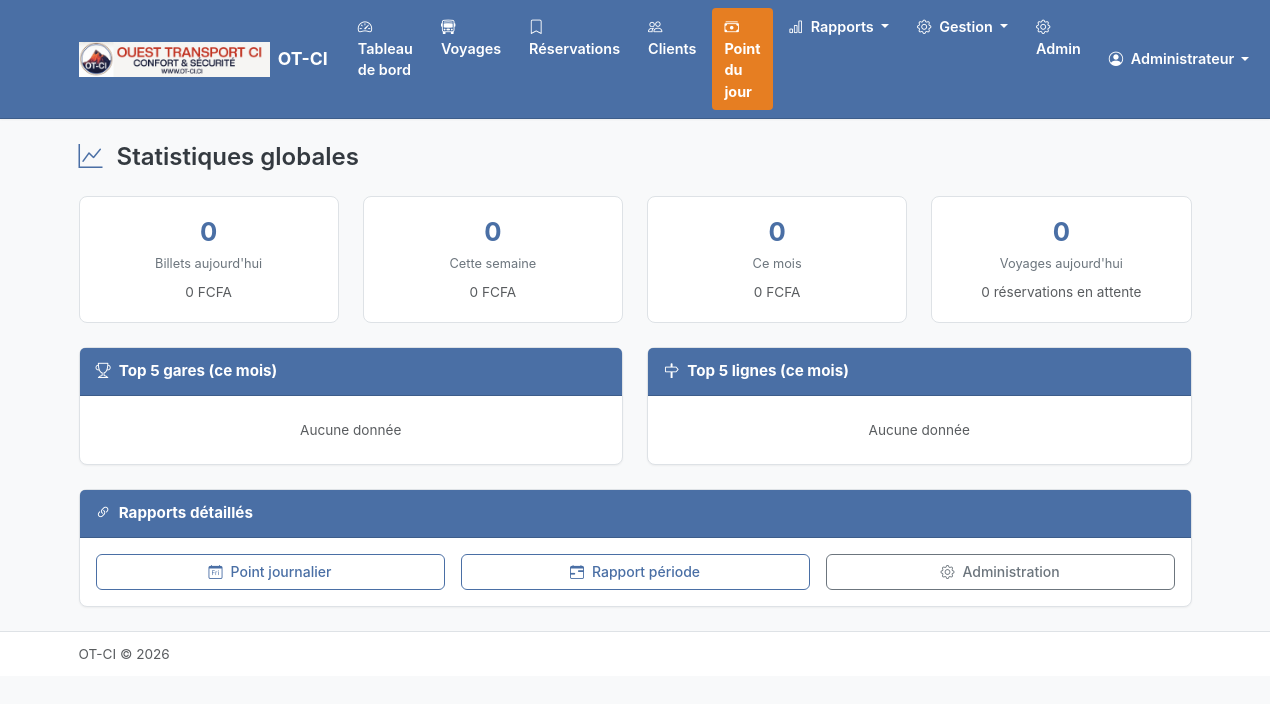
Page /comptabilite/statistiques/ (signed in) on the committed database.
### apps/compagnie/models.py (models this page shows, shortened)
class Compagnie(models.Model):
    nom = models.CharField(max_length=200, verbose_name="Nom de la compagnie")
    logo = models.ImageField(
        upload_to='logos/',
        blank=True,
        null=True,
        verbose_name="Logo"
    )
    nom_pdg = models.CharField(max_length=200, verbose_name="Nom du PDG")
    adresse = models.TextField(blank=True, verbose_name="Adresse")
    telephone = models.CharField(max_length=20, blank=True, verbose_name="Téléphone")
    email = models.EmailField(blank=True, verbose_name="Email")
    utiliser_souche = models.BooleanField(
        default=False,
        verbose_name="Imprimer avec souche",
        help_text="Si activé, chaque ticket payé sera imprimé avec une souche détachable pour la compagnie"
    )
    date_creation = models.DateTimeField(auto_now_add=True)
    date_modification = models.DateTimeField(auto_now=True)
    class Meta:
        verbose_name = "Compagnie"
        verbose_name_plural = "Compagnie"
    @classmethod
    def get_instance(cls):
        return cls.objects.first()

### apps/personnel/models.py (models this page shows, shortened)
class Utilisateur(AbstractUser):
    ROLE_CHOICES = [
        ('pdg', 'PDG'),
        ('super_admin', 'Super Administrateur'),
        ('manager', 'Manager'),
        ('chef_gare', 'Chef de Gare'),
        ('guichetier', 'Guichetier'),
    ]
    nom_complet = models.CharField(max_length=200, verbose_name="Nom complet")
    telephone = models.CharField(max_length=20, blank=True, verbose_name="Téléphone")
    role = models.CharField(
        max_length=20,
        choices=ROLE_CHOICES,
        default='guichetier',
        verbose_name="Rôle"
    )
    gare = models.ForeignKey(
        'gares.Gare',
        on_delete=models.SET_NULL,
        null=True,
        blank=True,
        related_name='utilisateurs',
        verbose_name="Gare"
    )
    actif = models.BooleanField(default=True, verbose_name="Actif")
    date_creation = models.DateTimeField(auto_now_add=True)
    date_modification = models.DateTimeField(auto_now=True)
    objects = UtilisateurManager()
    EMAIL_FIELD = 'email'
    USERNAME_FIELD = 'username'
    REQUIRED_FIELDS = ['nom_complet']
    class Meta:
        verbose_name = "Utilisateur"
        verbose_name_plural = "Utilisateurs"
        ordering = ['nom_complet']
    @property
    def is_super_admin(self):
        return self.role == 'super_admin'
    @property
    def has_global_access(self):
        return self.role in ['pdg', 'super_admin', 'manager']

### apps/comptabilite/views.py (the view)
# urls.py: path('statistiques/', views.StatistiquesView.as_view(), name='statistiques'),
class StatistiquesView(LoginRequiredMixin, UserPassesTestMixin, TemplateView):
    template_name = 'comptabilite/statistiques.html'
    def test_func(self):
        return self.request.user.has_global_access
    def get_context_data(self, **kwargs):
        context = super().get_context_data(**kwargs)
        today = timezone.now().date()
        billets_jour = Billet.objects.filter(
            statut='paye',
            date_paiement__date=today
        )
        context['jour_billets'] = billets_jour.count()
        context['jour_montant'] = billets_jour.aggregate(Sum('montant'))['montant__sum'] or 0
        debut_semaine = today - timedelta(days=today.weekday())
        billets_semaine = Billet.objects.filter(
            statut='paye',
            date_paiement__date__gte=debut_semaine,
            date_paiement__date__lte=today
        )
        context['semaine_billets'] = billets_semaine.count()
        context['semaine_montant'] = billets_semaine.aggregate(Sum('montant'))['montant__sum'] or 0
        debut_mois = today.replace(day=1)
        billets_mois = Billet.objects.filter(
            statut='paye',
            date_paiement__date__gte=debut_mois,
            date_paiement__date__lte=today
        )
        context['mois_billets'] = billets_mois.count()
        context['mois_montant'] = billets_mois.aggregate(Sum('montant'))['montant__sum'] or 0
        context['top_gares'] = Billet.objects.filter(
            statut='paye',
            date_paiement__date__gte=debut_mois
        ).values(
            'voyage__gare__nom'
        ).annotate(
            total=Sum('montant')
        ).order_by('-total')[:5]
        context['top_lignes'] = Billet.objects.filter(
            statut='paye',
            date_paiement__date__gte=debut_mois
        ).values(
            'voyage__ligne__nom'
        ).annotate(
            total=Sum('montant')
        ).order_by('-total')[:5]
        context['reservations_attente'] = Billet.objects.filter(
            statut='reserve',
            voyage__date_depart__gte=today
        ).count()
        context['voyages_jour'] = Voyage.objects.filter(date_depart=today).count()
        return context

### templates/comptabilite/statistiques.html (shortened to what this page needs)
{% extends 'base.html' %}
{% load custom_filters %}
{% block content %}
<div class="container">
    <div class="d-flex justify-content-between align-items-center mb-4">
        <h2 class="mb-0">
            <i class="bi bi-graph-up me-2 text-accent"></i>
            Statistiques globales
        </h2>
    </div>
    <div class="row g-4 mb-4">
        <div class="col-md-3">
            <div class="stat-card">
                <div class="stat-value">{{ jour_billets }}</div>
                <div class="stat-label">Billets aujourd'hui</div>
                <div class="mt-2 small text-muted">{{ jour_montant|format_montant }} FCFA</div>
            </div>
        </div>
        <div class="col-md-3">
            <div class="stat-card">
                <div class="stat-value">{{ semaine_billets }}</div>
                <div class="stat-label">Cette semaine</div>
                <div class="mt-2 small text-muted">{{ semaine_montant|format_montant }} FCFA</div>
            </div>
        </div>
        <div class="col-md-3">
            <div class="stat-card">
                <div class="stat-value">{{ mois_billets }}</div>
                <div class="stat-label">Ce mois</div>
                <div class="mt-2 small text-muted">{{ mois_montant|format_montant }} FCFA</div>
            </div>
        </div>
        <div class="col-md-3">
            <div class="stat-card">
                <div class="stat-value">{{ voyages_jour }}</div>
                <div class="stat-label">Voyages aujourd'hui</div>
                <div class="mt-2 small text-muted">{{ reservations_attente }} réservations en attente</div>
            </div>
        </div>
    </div>
    <div class="row g-4">
        <div class="col-lg-6">
            <div class="card">
                <div class="card-header">
                    <i class="bi bi-trophy me-2"></i>Top 5 gares (ce mois)
                </div>
                <div class="card-body p-0">
                    {% if top_gares %}
                    <div class="table-responsive">
                        <table class="table mb-0">
                            <thead>
                                <tr>
                                    <th>#</th>
                                    <th>Gare</th>
                                    <th class="text-end">Montant</th>
                                </tr>
                            </thead>
                            <tbody>
                                {% for gare in top_gares %}
                                <tr>
                                    <td>
                                        {% if forloop.counter == 1 %}
                                            <span class="badge bg-warning text-dark">1</span>
                                        {% elif forloop.counter == 2 %}
                                            <span class="badge bg-secondary">2</span>
                                        {% elif forloop.counter == 3 %}
                                            <span class="badge bg-danger">3</span>
                                        {% else %}
                                            {{ forloop.counter }}
                                        {% endif %}
                                    </td>
                                    <td>{{ gare.voyage__gare__nom }}</td>
                                    <td class="text-end">
                                        <strong>{{ gare.total|format_montant }}</strong> FCFA
                                    </td>
                                </tr>
                                {% endfor %}
                            </tbody>
                        </table>
                    </div>
                    {% else %}
                    <div class="text-center py-4 text-muted">Aucune donnée</div>
                    {% endif %}
                </div>
            </div>
        </div>
        <div class="col-lg-6">
            <div class="card">
                <div class="card-header">
                    <i class="bi bi-signpost me-2"></i>Top 5 lignes (ce mois)
                </div>
                <div class="card-body p-0">
                    {% if top_lignes %}
                    <div class="table-responsive">
                        <table class="table mb-0">
                            <thead>
                                <tr>
                                    <th>#</th>
                                    <th>Ligne</th>
                                    <th class="text-end">Montant</th>
                                </tr>
                            </thead>
                            <tbody>
                                {% for ligne in top_lignes %}
                                <tr>
                                    <td>
                                        {% if forloop.counter == 1 %}
                                            <span class="badge bg-warning text-dark">1</span>
                                        {% elif forloop.counter == 2 %}
                                            <span class="badge bg-secondary">2</span>
                                        {% elif forloop.counter == 3 %}
                                            <span class="badge bg-danger">3</span>
                                        {% else %}
                                            {{ forloop.counter }}
                                        {% endif %}
                                    </td>
                                    <td>{{ ligne.voyage__ligne__nom }}</td>
                                    <td class="text-end">
                                        <strong>{{ ligne.total|format_montant }}</strong> FCFA
                                    </td>
                                </tr>
                                {% endfor %}
                            </tbody>
                        </table>
                    </div>
                    {% else %}
                    <div class="text-center py-4 text-muted">Aucune donnée</div>
                    {% endif %}
                </div>
            </div>
        </div>
    </div>
    <div class="card mt-4">
        <div class="card-header">
            <i class="bi bi-link-45deg me-2"></i>Rapports détaillés
        </div>
        <div class="card-body">
            <div class="row g-3">
                <div class="col-md-4">
                    <a href="{% url 'comptabilite:point_journalier' %}" class="btn btn-outline-primary w-100">
                        <i class="bi bi-calendar-day me-2"></i>Point journalier
                    </a>
                </div>
                <div class="col-md-4">
                    <a href="{% url 'comptabilite:rapport_periode' %}" class="btn btn-outline-primary w-100">
                        <i class="bi bi-calendar-range me-2"></i>Rapport période
                    </a>
                </div>
                <div class="col-md-4">
                    <a href="{% url 'admin:index' %}" class="btn btn-outline-secondary w-100">
                        <i class="bi bi-gear me-2"></i>Administration
                    </a>
                </div>
            </div>
        </div>
    </div>
</div>
{% endblock %}

### templates/base.html (shortened to what this page needs)
{% load static %}
<!DOCTYPE html>
<html lang="fr">
<head>
    <link href="https://cdn.jsdelivr.net/npm/bootstrap@5.3.2/dist/css/bootstrap.min.css" rel="stylesheet">
    <link href="https://cdn.jsdelivr.net/npm/bootstrap-icons@1.11.1/font/bootstrap-icons.css" rel="stylesheet">
    <link href="{% static 'css/custom.css' %}" rel="stylesheet">
</head>
<body>
    <nav class="navbar navbar-expand-lg navbar-dark sticky-top">
        <div class="container">
            <a class="navbar-brand d-flex align-items-center" href="{% url 'guichet:dashboard' %}">
                {% if compagnie and compagnie.logo %}
                    <img src="{{ compagnie.logo.url }}" alt="Logo" height="35" class="me-2">
                {% endif %}
                <span>{% if compagnie %}{{ compagnie.nom }}{% else %}Gestion Billetterie{% endif %}</span>
            </a>
            <div class="collapse navbar-collapse" id="navbarNav">
                {% if user.is_authenticated %}
                <ul class="navbar-nav me-auto">
                    <li class="nav-item">
                        <a class="nav-link {% if request.resolver_match.url_name == 'dashboard' %}active{% endif %}"
                           href="{% url 'guichet:dashboard' %}">
                            <i class="bi bi-speedometer2 me-1"></i> Tableau de bord
                        </a>
                    </li>
                    <li class="nav-item">
                        <a class="nav-link {% if request.resolver_match.url_name == 'voyage_list' %}active{% endif %}"
                           href="{% url 'guichet:voyage_list' %}">
                            <i class="bi bi-bus-front me-1"></i> Voyages
                        </a>
                    </li>
                    <li class="nav-item">
                        <a class="nav-link {% if request.resolver_match.url_name == 'reservations' %}active{% endif %}"
                           href="{% url 'guichet:reservations' %}">
                            <i class="bi bi-bookmark me-1"></i> Réservations
                        </a>
                    </li>
                    <li class="nav-item">
                        <a class="nav-link {% if 'clients' in request.path %}active{% endif %}"
                           href="{% url 'clients:client_list' %}">
                            <i class="bi bi-people me-1"></i> Clients
                        </a>
                    </li>
                    <li class="nav-item">
                        <a class="nav-link {% if 'comptabilite' in request.path %}active{% endif %}"
                           href="{% url 'comptabilite:point_journalier' %}">
                            <i class="bi bi-cash-stack me-1"></i> Point du jour
                        </a>
                    </li>
                    <li class="nav-item dropdown">
                        <a class="nav-link dropdown-toggle" href="#" data-bs-toggle="dropdown">
                            <i class="bi bi-bar-chart me-1"></i> Rapports
                        </a>
                    </li>
                    <li class="nav-item dropdown">
                        <a class="nav-link dropdown-toggle" href="#" data-bs-toggle="dropdown">
                            <i class="bi bi-gear me-1"></i> Gestion
                        </a>
                    </li>
                    {% if user.is_superuser %}
                    <li class="nav-item">
                        <a class="nav-link" href="{% url 'admin:index' %}">
                            <i class="bi bi-gear me-1"></i> Admin
                        </a>
                    </li>
                    {% endif %}
                </ul>
                <ul class="navbar-nav">
                    <li class="nav-item dropdown">
                        <a class="nav-link dropdown-toggle" href="#" data-bs-toggle="dropdown">
                            <i class="bi bi-person-circle me-1"></i>
                            {{ user.nom_complet|default:user.username }}
                        </a>
                    </li>
                </ul>
                {% endif %}
            </div>
        </div>
    </nav>
    <main class="py-4">
        {% block content %}{% endblock %}
    </main>
    <footer class="py-3 mt-auto border-top bg-white">
        <div class="container">
            <div class="d-flex justify-content-between align-items-center">
                <span class="text-muted">
                    {% if compagnie %}{{ compagnie.nom }}{% else %}Gestion Billetterie{% endif %} &copy; {% now "Y" %}
                </span>
            </div>
        </div>
    </footer>
</body>
</html>

### rows in the picture
Compagnie: logo (picture), nom "OT-CI"
Utilisateur: nom_complet "Administrateur"

### other values in the picture
{{ jour_billets }} "0"
{{ jour_montant|format_montant }} "0"
{{ semaine_billets }} "0"
{{ semaine_montant|format_montant }} "0"
{{ mois_billets }} "0"
{{ mois_montant|format_montant }} "0"
{{ voyages_jour }} "0"
{{ reservations_attente }} "0"
